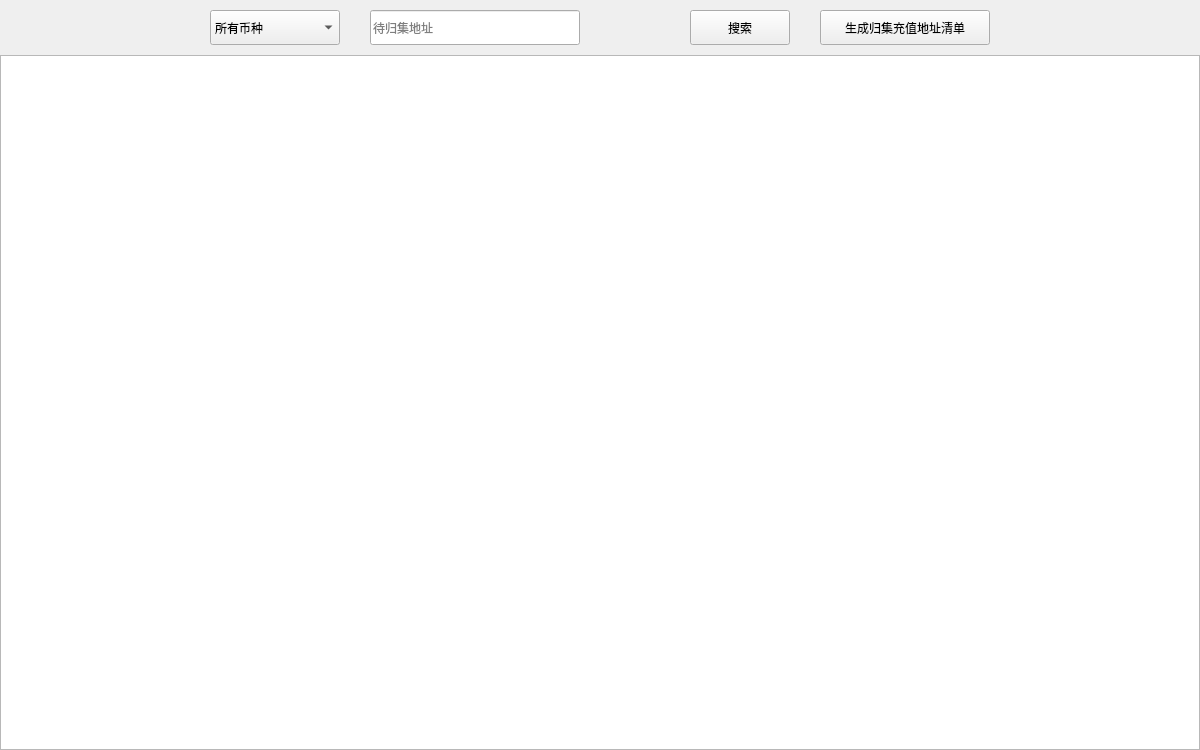
     <widget class="QWidget" name="page_CollectionList">
      <property name="minimumSize">
       <size>
        <width>1200</width>
        <height>750</height>
       </size>
      </property>
      <layout class="QVBoxLayout" name="verticalLayout_4">
       <property name="spacing">
        <number>10</number>
       </property>
       <property name="leftMargin">
        <number>0</number>
       </property>
       <property name="topMargin">
        <number>10</number>
       </property>
       <property name="rightMargin">
        <number>0</number>
       </property>
       <property name="bottomMargin">
        <number>0</number>
       </property>
       <item>
        <layout class="QHBoxLayout" name="horizontalLayout_5">
         <item>
          <spacer name="horizontalSpacer_17">
           <property name="orientation">
            <enum>Qt::Horizontal</enum>
           </property>
           <property name="sizeHint" stdset="0">
            <size>
             <width>40</width>
             <height>20</height>
            </size>
           </property>
          </spacer>
         </item>
         <item>
          <widget class="QComboBox" name="cbx_CollectionList_CoinType">
           <property name="minimumSize">
            <size>
             <width>130</width>
             <height>35</height>
            </size>
           </property>
           <property name="maximumSize">
            <size>
             <width>130</width>
             <height>35</height>
            </size>
           </property>
           <property name="styleSheet">
            <string notr="true"/>
           </property>
           <item>
            <property name="text">
             <string>所有币种</string>
            </property>
           </item>
          </widget>
         </item>
         <item>
          <spacer name="horizontalSpacer_26">
           <property name="orientation">
            <enum>Qt::Horizontal</enum>
           </property>
           <property name="sizeType">
            <enum>QSizePolicy::Fixed</enum>
           </property>
           <property name="sizeHint" stdset="0">
            <size>
             <width>20</width>
             <height>20</height>
            </size>
           </property>
          </spacer>
         </item>
         <item>
          <widget class="QLineEdit" name="le_CollectionList_DstAddr">
           <property name="minimumSize">
            <size>
             <width>150</width>
             <height>35</height>
            </size>
           </property>
           <property name="styleSheet">
            <string notr="true"/>
           </property>
           <property name="placeholderText">
            <string>待归集地址</string>
           </property>
          </widget>
         </item>
         <item>
          <spacer name="horizontalSpacer_16">
           <property name="orientation">
            <enum>Qt::Horizontal</enum>
           </property>
           <property name="sizeType">
            <enum>QSizePolicy::Fixed</enum>
           </property>
           <property name="sizeHint" stdset="0">
            <size>
             <width>100</width>
             <height>20</height>
            </size>
           </property>
          </spacer>
         </item>
         <item>
          <widget class="QPushButton" name="btn_CollectionList_Search">
           <property name="minimumSize">
            <size>
             <width>100</width>
             <height>35</height>
            </size>
           </property>
           <property name="maximumSize">
            <size>
             <width>100</width>
             <height>35</height>
            </size>
           </property>
           <property name="cursor">
            <cursorShape>PointingHandCursor</cursorShape>
           </property>
           <property name="focusPolicy">
            <enum>Qt::NoFocus</enum>
           </property>
           <property name="styleSheet">
            <string notr="true"/>
           </property>
           <property name="text">
            <string>搜索</string>
           </property>
          </widget>
         </item>
         <item>
          <spacer name="horizontalSpacer_25">
           <property name="orientation">
            <enum>Qt::Horizontal</enum>
           </property>
           <property name="sizeType">
            <enum>QSizePolicy::Fixed</enum>
           </property>
           <property name="sizeHint" stdset="0">
            <size>
             <width>20</width>
             <height>20</height>
            </size>
           </property>
          </spacer>
         </item>
         <item>
          <widget class="QPushButton" name="btn_CollectionList_CreateRawTx">
           <property name="minimumSize">
            <size>
             <width>170</width>
             <height>35</height>
            </size>
           </property>
           <property name="maximumSize">
            <size>
             <width>170</width>
             <height>35</height>
            </size>
           </property>
           <property name="cursor">
            <cursorShape>PointingHandCursor</cursorShape>
           </property>
           <property name="focusPolicy">
            <enum>Qt::NoFocus</enum>
           </property>
           <property name="styleSheet">
            <string notr="true"/>
           </property>
           <property name="text">
            <string>生成归集充值地址清单</string>
           </property>
          </widget>
         </item>
         <item>
          <spacer name="horizontalSpacer_18">
           <property name="orientation">
            <enum>Qt::Horizontal</enum>
           </property>
           <property name="sizeHint" stdset="0">
            <size>
             <width>40</width>
             <height>20</height>
            </size>
           </property>
          </spacer>
         </item>
        </layout>
       </item>
       <item>
        <layout class="QGridLayout" name="gridLayout_4">
         <property name="spacing">
          <number>0</number>
         </property>
         <item row="0" column="0">
          <widget class="QTableWidget" name="tbw_CollectionList">
           <property name="minimumSize">
            <size>
             <width>1200</width>
             <height>695</height>
            </size>
           </property>
          </widget>
         </item>
        </layout>
       </item>
      </layout>
     </widget>
